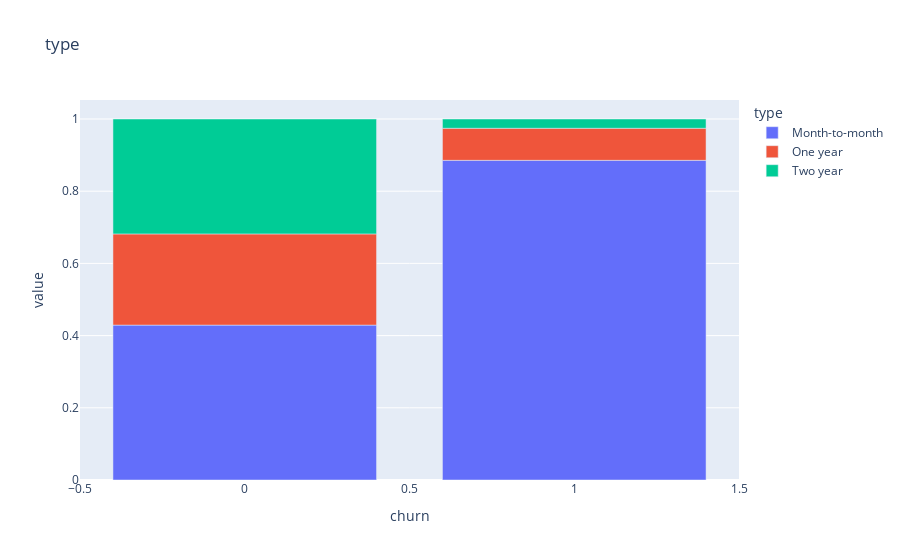
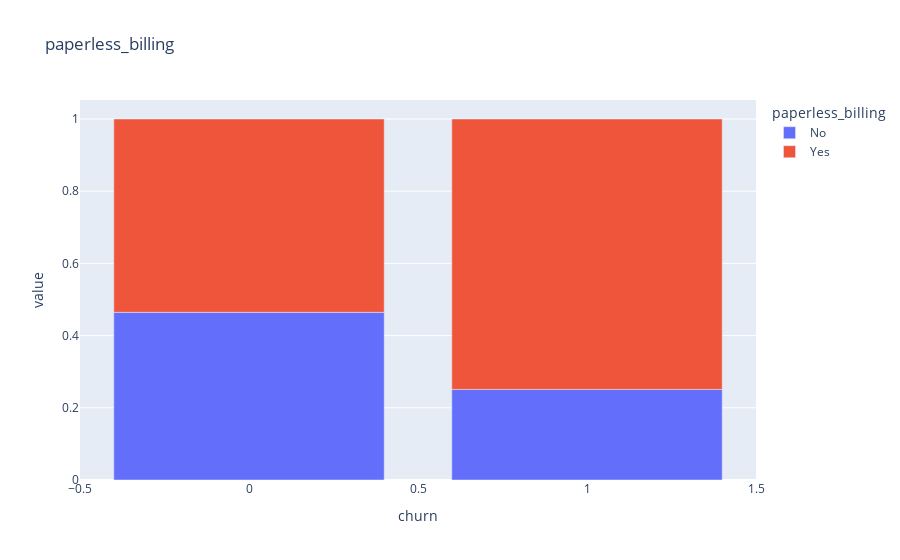
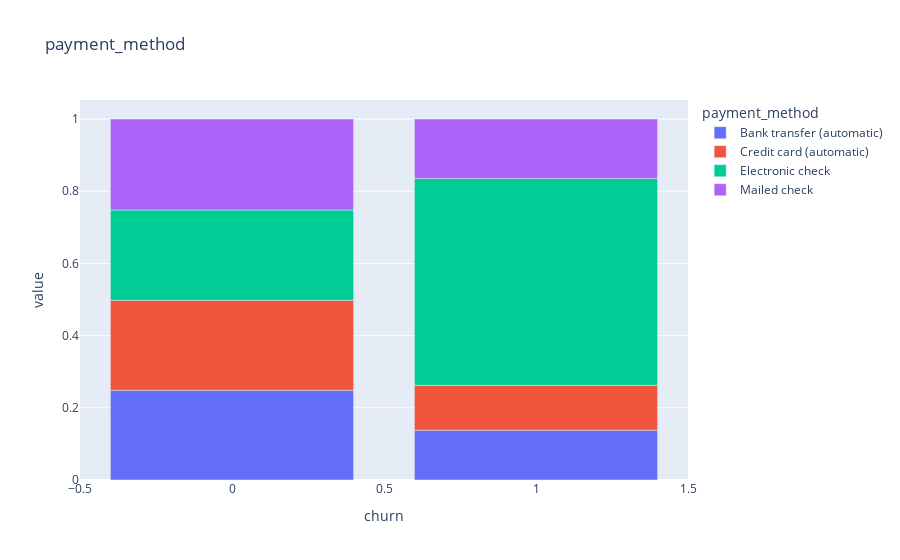
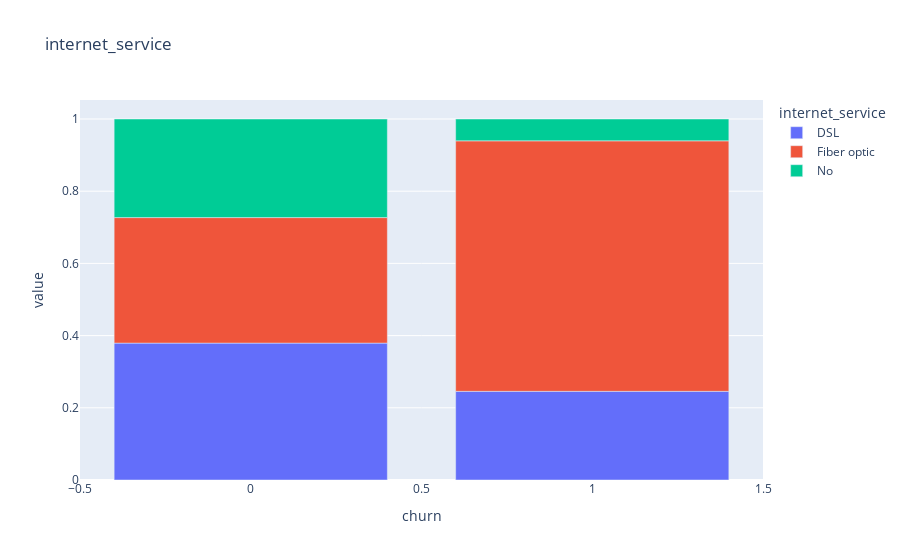

These figures' notebook cell, in order:
### Code cell
for feature in features_for_affecting_churn_test:
    table = create_pivot_for_churn(feature)
    print(feature)
    churn_bar(table)

### Figure 1 — Plotly figure (JSON) as saved in the notebook; plotly's stock layout.template omitted (floating-point values rounded to 4 significant figures)
{"data": [{"alignmentgroup": "True", "hovertemplate": "type=Month-to-month<br>churn=%{x}<br>value=%{y}<extra></extra>", "legendgroup": "Month-to-month", "marker": {"color": "#636efa", "pattern": {"shape": ""}}, "name": "Month-to-month", "offsetgroup": "Month-to-month", "orientation": "v", "showlegend": true, "textposition": "auto", "type": "bar", "x": [0, 1], "xaxis": "x", "y": [0.4291, 0.8855], "yaxis": "y"}, {"alignmentgroup": "True", "hovertemplate": "type=One year<br>churn=%{x}<br>value=%{y}<extra></extra>", "legendgroup": "One year", "marker": {"color": "#EF553B", "pattern": {"shape": ""}}, "name": "One year", "offsetgroup": "One year", "orientation": "v", "showlegend": true, "textposition": "auto", "type": "bar", "x": [0, 1], "xaxis": "x", "y": [0.2526, 0.08882], "yaxis": "y"}, {"alignmentgroup": "True", "hovertemplate": "type=Two year<br>churn=%{x}<br>value=%{y}<extra></extra>", "legendgroup": "Two year", "marker": {"color": "#00cc96", "pattern": {"shape": ""}}, "name": "Two year", "offsetgroup": "Two year", "orientation": "v", "showlegend": true, "textposition": "auto", "type": "bar", "x": [0, 1], "xaxis": "x", "y": [0.3183, 0.02568], "yaxis": "y"}], "layout": {"barmode": "relative", "legend": {"title": {"text": "type"}, "tracegroupgap": 0}, "title": {"text": "type"}, "xaxis": {"anchor": "y", "domain": [0, 1], "title": {"text": "churn"}}, "yaxis": {"anchor": "x", "domain": [0, 1], "title": {"text": "value"}}}}

### Figure 2 — Plotly figure (JSON) as saved in the notebook; plotly's stock layout.template omitted (floating-point values rounded to 4 significant figures)
{"data": [{"alignmentgroup": "True", "hovertemplate": "paperless_billing=No<br>churn=%{x}<br>value=%{y}<extra></extra>", "legendgroup": "No", "marker": {"color": "#636efa", "pattern": {"shape": ""}}, "name": "No", "offsetgroup": "No", "orientation": "v", "showlegend": true, "textposition": "auto", "type": "bar", "x": [0, 1], "xaxis": "x", "y": [0.4644, 0.2509], "yaxis": "y"}, {"alignmentgroup": "True", "hovertemplate": "paperless_billing=Yes<br>churn=%{x}<br>value=%{y}<extra></extra>", "legendgroup": "Yes", "marker": {"color": "#EF553B", "pattern": {"shape": ""}}, "name": "Yes", "offsetgroup": "Yes", "orientation": "v", "showlegend": true, "textposition": "auto", "type": "bar", "x": [0, 1], "xaxis": "x", "y": [0.5356, 0.7491], "yaxis": "y"}], "layout": {"barmode": "relative", "legend": {"title": {"text": "paperless_billing"}, "tracegroupgap": 0}, "title": {"text": "paperless_billing"}, "xaxis": {"anchor": "y", "domain": [0, 1], "title": {"text": "churn"}}, "yaxis": {"anchor": "x", "domain": [0, 1], "title": {"text": "value"}}}}

### Figure 3 — Plotly figure (JSON) as saved in the notebook; plotly's stock layout.template omitted (floating-point values rounded to 4 significant figures)
{"data": [{"alignmentgroup": "True", "hovertemplate": "payment_method=Bank transfer (automatic)<br>churn=%{x}<br>value=%{y}<extra></extra>", "legendgroup": "Bank transfer (automatic)", "marker": {"color": "#636efa", "pattern": {"shape": ""}}, "name": "Bank transfer (automatic)", "offsetgroup": "Bank transfer (automatic)", "orientation": "v", "showlegend": true, "textposition": "auto", "type": "bar", "x": [0, 1], "xaxis": "x", "y": [0.2486, 0.138], "yaxis": "y"}, {"alignmentgroup": "True", "hovertemplate": "payment_method=Credit card (automatic)<br>churn=%{x}<br>value=%{y}<extra></extra>", "legendgroup": "Credit card (automatic)", "marker": {"color": "#EF553B", "pattern": {"shape": ""}}, "name": "Credit card (automatic)", "offsetgroup": "Credit card (automatic)", "orientation": "v", "showlegend": true, "textposition": "auto", "type": "bar", "x": [0, 1], "xaxis": "x", "y": [0.2493, 0.1241], "yaxis": "y"}, {"alignmentgroup": "True", "hovertemplate": "payment_method=Electronic check<br>churn=%{x}<br>value=%{y}<extra></extra>", "legendgroup": "Electronic check", "marker": {"color": "#00cc96", "pattern": {"shape": ""}}, "name": "Electronic check", "offsetgroup": "Electronic check", "orientation": "v", "showlegend": true, "textposition": "auto", "type": "bar", "x": [0, 1], "xaxis": "x", "y": [0.2501, 0.573], "yaxis": "y"}, {"alignmentgroup": "True", "hovertemplate": "payment_method=Mailed check<br>churn=%{x}<br>value=%{y}<extra></extra>", "legendgroup": "Mailed check", "marker": {"color": "#ab63fa", "pattern": {"shape": ""}}, "name": "Mailed check", "offsetgroup": "Mailed check", "orientation": "v", "showlegend": true, "textposition": "auto", "type": "bar", "x": [0, 1], "xaxis": "x", "y": [0.252, 0.1648], "yaxis": "y"}], "layout": {"barmode": "relative", "legend": {"title": {"text": "payment_method"}, "tracegroupgap": 0}, "title": {"text": "payment_method"}, "xaxis": {"anchor": "y", "domain": [0, 1], "title": {"text": "churn"}}, "yaxis": {"anchor": "x", "domain": [0, 1], "title": {"text": "value"}}}}

### Figure 4 — Plotly figure (JSON) as saved in the notebook; plotly's stock layout.template omitted (floating-point values rounded to 4 significant figures)
{"data": [{"alignmentgroup": "True", "hovertemplate": "internet_service=DSL<br>churn=%{x}<br>value=%{y}<extra></extra>", "legendgroup": "DSL", "marker": {"color": "#636efa", "pattern": {"shape": ""}}, "name": "DSL", "offsetgroup": "DSL", "orientation": "v", "showlegend": true, "textposition": "auto", "type": "bar", "x": [0, 1], "xaxis": "x", "y": [0.3792, 0.2456], "yaxis": "y"}, {"alignmentgroup": "True", "hovertemplate": "internet_service=Fiber optic<br>churn=%{x}<br>value=%{y}<extra></extra>", "legendgroup": "Fiber optic", "marker": {"color": "#EF553B", "pattern": {"shape": ""}}, "name": "Fiber optic", "offsetgroup": "Fiber optic", "orientation": "v", "showlegend": true, "textposition": "auto", "type": "bar", "x": [0, 1], "xaxis": "x", "y": [0.3477, 0.694], "yaxis": "y"}, {"alignmentgroup": "True", "hovertemplate": "internet_service=No<br>churn=%{x}<br>value=%{y}<extra></extra>", "legendgroup": "No", "marker": {"color": "#00cc96", "pattern": {"shape": ""}}, "name": "No", "offsetgroup": "No", "orientation": "v", "showlegend": true, "textposition": "auto", "type": "bar", "x": [0, 1], "xaxis": "x", "y": [0.2731, 0.06046], "yaxis": "y"}], "layout": {"barmode": "relative", "legend": {"title": {"text": "internet_service"}, "tracegroupgap": 0}, "title": {"text": "internet_service"}, "xaxis": {"anchor": "y", "domain": [0, 1], "title": {"text": "churn"}}, "yaxis": {"anchor": "x", "domain": [0, 1], "title": {"text": "value"}}}}
